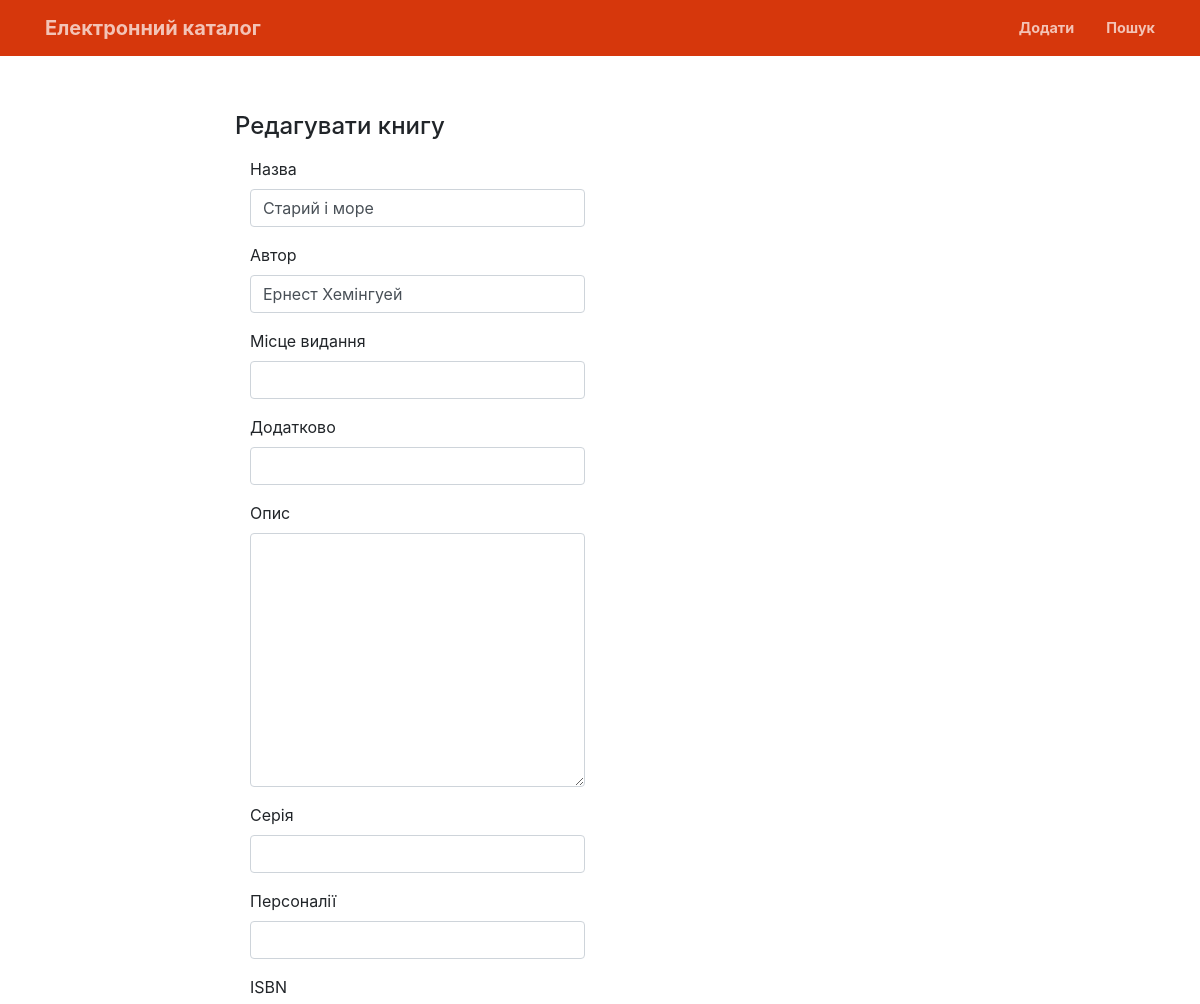
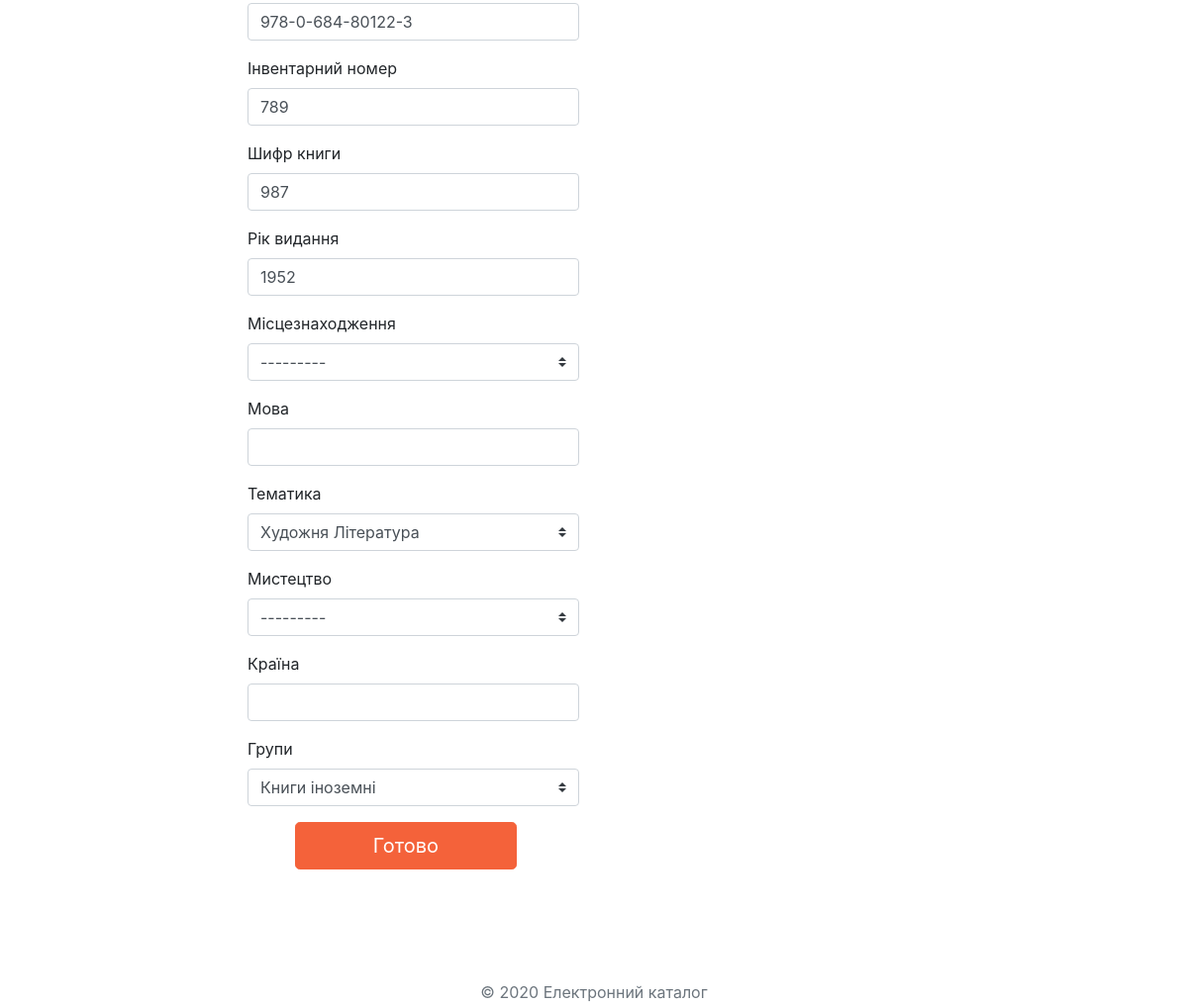
Page /about/5/edit on the committed database (2 pictures, top to bottom).
### lgaapp/models.py (models this page shows, shortened)
class Book(models.Model):
	name = models.CharField(max_length=2000, db_index=True, verbose_name="Назва", default=None, blank=True)
	author = models.CharField(max_length=2000, verbose_name="Автор", default=None, blank=True)
	publication = models.CharField(max_length=200, db_index=True, verbose_name="Місце видання", default=None, blank=True)
	description = models.TextField(verbose_name="Опис", blank=True)
	series = models.CharField(max_length=200, db_index=True, verbose_name="Серія", blank=True)
	personality = models.CharField(max_length=200, db_index=True, verbose_name="Персоналії", default=None, blank=True)
	additional = models.CharField(max_length=200, db_index=True, verbose_name="Додатково", default=None, blank=True)
	isbn = models.CharField(max_length=20, verbose_name="ISBN", default=None, blank=True)
	inventory_number = models.CharField(max_length=200, verbose_name="Інвентарний номер", default=None, blank=True)
	cipher = models.CharField(max_length=200, verbose_name="Шифр книги", default=None, blank=True)
	year = models.CharField(max_length=200, verbose_name="Рік видання", default=None, blank=True)
	place = models.ForeignKey(Place, max_length=200, verbose_name="Місцезнаходження", default=None,on_delete=models.CASCADE, null=True, blank=True)
	language = models.CharField(max_length=200, db_index=True, verbose_name="Мова",default=None, blank=True)
	country = models.CharField(max_length=200, db_index=True, verbose_name="Країна", default=None, blank=True)
	subject = models.ForeignKey(Subject, max_length=200, verbose_name="Тематика", default=None, on_delete=models.CASCADE, null=True, blank=True)
	art = models.ForeignKey(Art, max_length=200, verbose_name="Мистецтво", default=None, on_delete=models.CASCADE, null=True, blank=True)
	group = models.ForeignKey(Group, max_length=200, verbose_name="Групи", default=None, on_delete=models.CASCADE, null=True, blank=True)
	slug = models.SlugField(max_length=2000, db_index=True, blank=True)
	class Meta:
		ordering = ['name']
		verbose_name = 'Книга'
		verbose_name_plural = 'Книги'

class Place(models.Model):
	name = models.CharField(max_length=200, db_index=True, unique=True)
	slug = models.SlugField(max_length=200, db_index=True, unique=True)
	class Meta:
		ordering = ['name']
		verbose_name = 'Місцезнаходження'
		verbose_name_plural = 'Місцезнаходження'
	def __str__(self):
		return str(self.name)

class Subject(models.Model):
	name = models.CharField(max_length=200, db_index=True, unique=True)
	slug = models.SlugField(max_length=200, db_index=True, unique=True)
	class Meta:
		ordering = ['name']
		verbose_name = 'Тематика'
		verbose_name_plural = 'Тематики'
	def __str__(self):
		return self.name

### lgaapp/views.py (the view)
# urls.py: url(r'^about/(?P<pk>(.*?)+)/edit', views.book_edit, name='edit-book'),
def book_edit(request, pk):
	if request.method == "POST":
		Book.objects.filter(pk=pk).delete()
		form = AddBook(request.POST)
		book = form.save(commit=False)
		book.save()
		return redirect('about-book', pk=book.pk)
	else:
		book = Book.objects.filter(pk=pk).get()
		form = AddBook(initial={'name': book.name,
								'author': book.author,
								'publication': book.publication,
								'description': book.description,
								'series': book.series,
								'personality': book.personality,
								'additional': book.additional,
								'isbn': book.isbn,
								'inventory_number': book.inventory_number,
								'cipher': book.cipher,
								'year': book.year,
								'place': book.place,
								'language': book.language,
								'country': book.country,
								'subject': book.subject,
								'art': book.art,
								'group': book.group,
								'slug': book.slug
								})
		return render(request, 'about/edit.html', {'form': form})

### lgaapp/models.py (called while the page is built)
	def __str__(self):
		return str(self.name)

	def __str__(self):
		return self.name

### lgaapp/templates/about/edit.html (shortened to what this page needs)
{% load static %} {% load crispy_forms_tags %}
<!doctype html>
<html lang="uk">
<head>
    <link rel="stylesheet" href="{% static 'css/style.css' %}">
</head>
<body>
<nav class="navbar navbar-expand-lg navbar-light fixed-top py-3" id="mainNav">
    <div class="container">
        <a class="navbar-brand js-scroll-trigger" href="/">Електронний каталог</a>
        <ul class="navbar-nav ml-auto my-2 my-lg-0">
            <li class="nav-item">
                <a class="nav-link js-scroll-trigger" href="{% url 'add-book' %}">Додати</a>
            </li>
            <li class="nav-item">
                <a class="nav-link js-scroll-trigger" href="/search">Пошук</a>
            </li>
        </ul>
    </div>
</nav>
<header>
    <div class="container h-100">
        <div class="row justify-content-md-center">
            <div class="col-md-8 order-md-4">
                <h4 class="mb-3">Редагувати книгу</h4>
                {% crispy form %}
            </div>
        </div>
    </div>
</header>
<footer class="my-5 pt-5 text-muted text-center text-small">
    <p class="mb-1">&copy; 2020 Електронний каталог</p>
</footer>
</body>
</html>

### rows in the picture
Book: name "Старий і море", author "Ернест Хемінгуей", isbn "978-0-684-80122-3", inventory_number "789", cipher "987", year "1952", place "---------", subject "Художня Література", art "---------", group "Книги іноземні"
